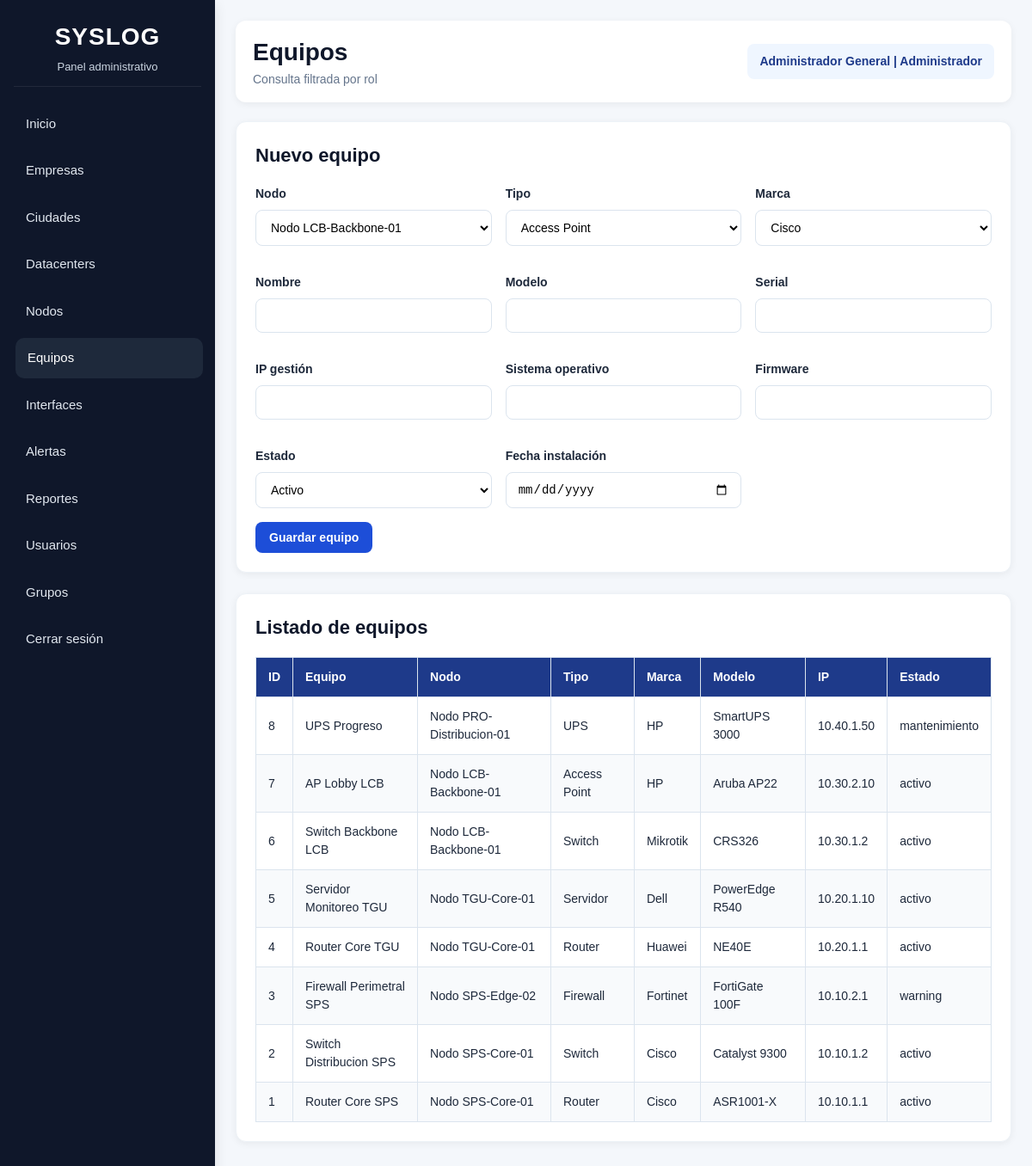
Screenshot of /pages/equipos.php (signed in) with the database file from the repository.
### tables this page shows
CREATE TABLE `equipo` (
  `id_equipo` int(11) NOT NULL,
  `id_nodo` int(11) NOT NULL,
  `id_tipo_equipo` int(11) NOT NULL,
  `id_marca` int(11) NOT NULL,
  `nombre` varchar(100) NOT NULL,
  `modelo` varchar(100) DEFAULT NULL,
  `serial_number` varchar(100) DEFAULT NULL,
  `ip_gestion` varchar(45) DEFAULT NULL,
  `sistema_operativo` varchar(100) DEFAULT NULL,
  `version_firmware` varchar(100) DEFAULT NULL,
  `estado` enum('activo','inactivo','mantenimiento','warning') DEFAULT 'activo',
  `fecha_instalacion` date DEFAULT NULL
);

CREATE TABLE `nodo` (
  `id_nodo` int(11) NOT NULL,
  `id_datacenter` int(11) NOT NULL,
  `nombre` varchar(100) NOT NULL,
  `ubicacion` varchar(150) DEFAULT NULL,
  `ip_principal` varchar(45) DEFAULT NULL,
  `descripcion` varchar(255) DEFAULT NULL,
  `estado` enum('activo','inactivo','mantenimiento') DEFAULT 'activo'
);

CREATE TABLE `tipo_equipo` (
  `id_tipo_equipo` int(11) NOT NULL,
  `nombre_tipo` varchar(100) NOT NULL,
  `descripcion` varchar(150) DEFAULT NULL
);

CREATE TABLE `marca` (
  `id_marca` int(11) NOT NULL,
  `nombre_marca` varchar(100) NOT NULL,
  `descripcion` varchar(150) DEFAULT NULL
);

### includes/auth.php (called while the page is built, shortened)
<?php
function currentRole() {
    return $_SESSION["rol"] ?? "";
}
function isAdmin() {
    return currentRole() === "Administrador";
}
function getScope() {
    return [
        "rol"           => $_SESSION["rol"] ?? "",
        "id_empresa"    => $_SESSION["id_empresa"] ?? null,
        "id_datacenter" => $_SESSION["id_datacenter"] ?? null,
        "id_nodo"       => $_SESSION["id_nodo"] ?? null,
        "id_equipo"     => $_SESSION["id_equipo"] ?? null
    ];
}
?>

### pages/equipos.php (the view, shortened to what this page needs)
<?php
require_once "../includes/auth.php";
require_once "../includes/db.php";
$scope = getScope();
$rol = $scope["rol"];
$esAdmin = isAdmin();
$nodos = [];
$tipos = $pdo->query("SELECT id_tipo_equipo, nombre_tipo FROM tipo_equipo ORDER BY nombre_tipo")->fetchAll(PDO::FETCH_ASSOC);
$marcas = $pdo->query("SELECT id_marca, nombre_marca FROM marca ORDER BY nombre_marca")->fetchAll(PDO::FETCH_ASSOC);
if ($esAdmin) {
    $nodos = $pdo->query("SELECT id_nodo, nombre FROM nodo ORDER BY nombre")->fetchAll(PDO::FETCH_ASSOC);
}
if ($rol === "Administrador") {
    $stmt = $pdo->query("
        SELECT e.*, n.nombre AS nodo, t.nombre_tipo, m.nombre_marca
        FROM equipo e
        INNER JOIN nodo n ON e.id_nodo = n.id_nodo
        INNER JOIN tipo_equipo t ON e.id_tipo_equipo = t.id_tipo_equipo
        INNER JOIN marca m ON e.id_marca = m.id_marca
        ORDER BY e.id_equipo DESC
    ");
} else {
    $stmt = $pdo->prepare("SELECT * FROM equipo WHERE 1=0");
    $stmt->execute();
}
$equipos = $stmt->fetchAll(PDO::FETCH_ASSOC);
?>
<!DOCTYPE html>
<html lang="es">
<head>
    <link rel="stylesheet" href="../css/style.css">
</head>
<body>
<div class="main-layout">
    <?php include "../includes/menu.php"; ?>
    <div class="content">
        <div class="topbar">
            <div>
                <h1>Equipos</h1>
                <p class="muted-text">Consulta filtrada por rol</p>
            </div>
            <div class="user-box"><?php echo htmlspecialchars($_SESSION["usuario"]); ?> | <?php echo htmlspecialchars($rol); ?></div>
        </div>
        <?php if ($esAdmin): ?>
        <div class="section">
            <div class="section-header"><h2>Nuevo equipo</h2></div>
            <form method="POST">
                <div class="form-grid">
                    <div class="form-group">
                        <label>Nodo</label>
                        <select name="id_nodo" required>
                            <?php foreach ($nodos as $n): ?>
                                <option value="<?php echo $n["id_nodo"]; ?>"><?php echo htmlspecialchars($n["nombre"]); ?></option>
                            <?php endforeach; ?>
                        </select>
                    </div>
                    <div class="form-group">
                        <label>Tipo</label>
                        <select name="id_tipo_equipo" required>
                            <?php foreach ($tipos as $t): ?>
                                <option value="<?php echo $t["id_tipo_equipo"]; ?>"><?php echo htmlspecialchars($t["nombre_tipo"]); ?></option>
                            <?php endforeach; ?>
                        </select>
                    </div>
                    <div class="form-group">
                        <label>Marca</label>
                        <select name="id_marca" required>
                            <?php foreach ($marcas as $m): ?>
                                <option value="<?php echo $m["id_marca"]; ?>"><?php echo htmlspecialchars($m["nombre_marca"]); ?></option>
                            <?php endforeach; ?>
                        </select>
                    </div>
                    <div class="form-group"><label>Nombre</label><input type="text" name="nombre" required></div>
                    <div class="form-group"><label>Modelo</label><input type="text" name="modelo"></div>
                    <div class="form-group"><label>Serial</label><input type="text" name="serial_number"></div>
                    <div class="form-group"><label>IP gestión</label><input type="text" name="ip_gestion"></div>
                    <div class="form-group"><label>Sistema operativo</label><input type="text" name="sistema_operativo"></div>
                    <div class="form-group"><label>Firmware</label><input type="text" name="version_firmware"></div>
                    <div class="form-group">
                        <label>Estado</label>
                        <select name="estado">
                            <option value="activo">Activo</option>
                        </select>
                    </div>
                    <div class="form-group"><label>Fecha instalación</label><input type="date" name="fecha_instalacion"></div>
                </div>
                <button class="btn btn-primary" type="submit">Guardar equipo</button>
            </form>
        </div>
        <?php endif; ?>
        <div class="section">
            <div class="section-header"><h2>Listado de equipos</h2></div>
            <div class="table-responsive">
                <table class="table">
                    <thead>
                        <tr>
                            <th>ID</th>
                            <th>Equipo</th>
                            <th>Nodo</th>
                            <th>Tipo</th>
                            <th>Marca</th>
                            <th>Modelo</th>
                            <th>IP</th>
                            <th>Estado</th>
                        </tr>
                    </thead>
                    <tbody>
                        <?php foreach ($equipos as $equipo): ?>
                        <tr>
                            <td><?php echo $equipo["id_equipo"]; ?></td>
                            <td><?php echo htmlspecialchars($equipo["nombre"]); ?></td>
                            <td><?php echo htmlspecialchars($equipo["nodo"]); ?></td>
                            <td><?php echo htmlspecialchars($equipo["nombre_tipo"]); ?></td>
                            <td><?php echo htmlspecialchars($equipo["nombre_marca"]); ?></td>
                            <td><?php echo htmlspecialchars($equipo["modelo"]); ?></td>
                            <td><?php echo htmlspecialchars($equipo["ip_gestion"]); ?></td>
                            <td><?php echo htmlspecialchars($equipo["estado"]); ?></td>
                        </tr>
                        <?php endforeach; ?>
                    </tbody>
                </table>
            </div>
        </div>
    </div>
</div>
</body>
</html>

### css/style.css (style rules this page uses)
* { margin: 0; padding: 0; box-sizing: border-box; }
:root { --bg-main: #f4f7fb; --bg-card: #ffffff; --bg-sidebar: #0f172a; --bg-sidebar-hover: #1e293b; --bg-topbar: #ffffff; --primary: #1d4ed8; --primary-dark: #1e3a8a; --secondary: #0ea5e9; --success: #16a34a; --warning: #f59e0b; --danger: #dc2626; --dark: #0f172a; --gray: #64748b; --light-gray: #e2e8f0; --border: #dbe4ee; --text-main: #1e293b; --text-light: #ffffff; --text-muted: #64748b; --shadow-sm: 0 2px 8px rgba(0,0,0,0.06); --shadow-md: 0 4px 14px rgba(0,0,0,0.10); --shadow-lg: 0 10px 25px rgba(0,0,0,0.16); --radius-sm: 8px; --radius-md: 12px; --radius-lg: 16px; --transition: all 0.25s ease; }
body { font-family: Arial, Helvetica, sans-serif; background: var(--bg-main); color: var(--text-main); line-height: 1.5; }
.main-layout { display: flex; min-height: 100vh; }
.content { flex: 1; padding: 24px; overflow-x: auto; }
.topbar { background: var(--bg-topbar); border-radius: var(--radius-md); box-shadow: var(--shadow-sm); padding: 16px 20px; margin-bottom: 22px; display: flex; align-items: center; justify-content: space-between; gap: 16px; }
.topbar h1 { font-size: 28px; color: var(--dark); }
.user-box { background: #eff6ff; color: var(--primary-dark); padding: 10px 14px; border-radius: var(--radius-sm); font-size: 14px; font-weight: bold; }
.section { background: var(--bg-card); border-radius: var(--radius-md); box-shadow: var(--shadow-sm); padding: 22px; margin-bottom: 24px; border: 1px solid #edf2f7; }
.section-header { display: flex; justify-content: space-between; align-items: center; gap: 14px; margin-bottom: 18px; flex-wrap: wrap; }
.section-header h2 { font-size: 22px; color: var(--dark); }
.btn { display: inline-block; border: none; border-radius: var(--radius-sm); padding: 10px 16px; font-size: 14px; font-weight: bold; cursor: pointer; transition: var(--transition); }
.btn-primary { background: var(--primary); color: white; }
.table-responsive { width: 100%; overflow-x: auto; }
.table { width: 100%; border-collapse: collapse; min-width: 800px; }
.table thead { background: var(--primary-dark); color: white; }
.table th, .table td { padding: 12px 14px; border: 1px solid var(--border); text-align: left; font-size: 14px; }
.table tbody tr:nth-child(even) { background: #f8fafc; }
.form-grid { display: grid; grid-template-columns: repeat(auto-fit, minmax(220px, 1fr)); gap: 16px; }
.form-group { margin-bottom: 16px; }
.form-group label { display: block; margin-bottom: 8px; font-weight: bold; color: var(--text-main); font-size: 14px; }
.form-group input, .form-group select, .form-group textarea { width: 100%; border: 1px solid var(--border); border-radius: var(--radius-sm); padding: 11px 13px; font-size: 14px; background: #fff; outline: none; transition: var(--transition); }
.muted-text { color: var(--text-muted); font-size: 14px; }

### rows the page displays
equipo: id_equipo "8", nombre "UPS Progreso", id_nodo.nombre "Nodo PRO-Distribucion-01", id_tipo_equipo.nombre_tipo "UPS", id_marca.nombre_marca "HP", modelo "SmartUPS 3000", ip_gestion "10.40.1.50", estado "mantenimiento"
equipo: id_equipo "7", nombre "AP Lobby LCB", id_nodo.nombre "Nodo LCB-Backbone-01", id_tipo_equipo.nombre_tipo "Access Point", id_marca.nombre_marca "HP", modelo "Aruba AP22", ip_gestion "10.30.2.10", estado "activo"
equipo: id_equipo "6", nombre "Switch Backbone LCB", id_nodo.nombre "Nodo LCB-Backbone-01", id_tipo_equipo.nombre_tipo "Switch", id_marca.nombre_marca "Mikrotik", modelo "CRS326", ip_gestion "10.30.1.2", estado "activo"
equipo: id_equipo "5", nombre "Servidor Monitoreo TGU", id_nodo.nombre "Nodo TGU-Core-01", id_tipo_equipo.nombre_tipo "Servidor", id_marca.nombre_marca "Dell", modelo "PowerEdge R540", ip_gestion "10.20.1.10", estado "activo"
equipo: id_equipo "4", nombre "Router Core TGU", id_nodo.nombre "Nodo TGU-Core-01", id_tipo_equipo.nombre_tipo "Router", id_marca.nombre_marca "Huawei", modelo "NE40E", ip_gestion "10.20.1.1", estado "activo"
equipo: id_equipo "3", nombre "Firewall Perimetral SPS", id_nodo.nombre "Nodo SPS-Edge-02", id_tipo_equipo.nombre_tipo "Firewall", id_marca.nombre_marca "Fortinet", modelo "FortiGate 100F", ip_gestion "10.10.2.1", estado "warning"
equipo: id_equipo "2", nombre "Switch Distribucion SPS", id_nodo.nombre "Nodo SPS-Core-01", id_tipo_equipo.nombre_tipo "Switch", id_marca.nombre_marca "Cisco", modelo "Catalyst 9300", ip_gestion "10.10.1.2", estado "activo"
equipo: id_equipo "1", nombre "Router Core SPS", id_nodo.nombre "Nodo SPS-Core-01", id_tipo_equipo.nombre_tipo "Router", id_marca.nombre_marca "Cisco", modelo "ASR1001-X", ip_gestion "10.10.1.1", estado "activo"

### other values shown
$_SESSION["usuario"] "Administrador General"
$rol "Administrador"
form field id_nodo "Nodo LCB-Backbone-01"
form field id_tipo_equipo "Access Point"
form field id_marca "Cisco"
